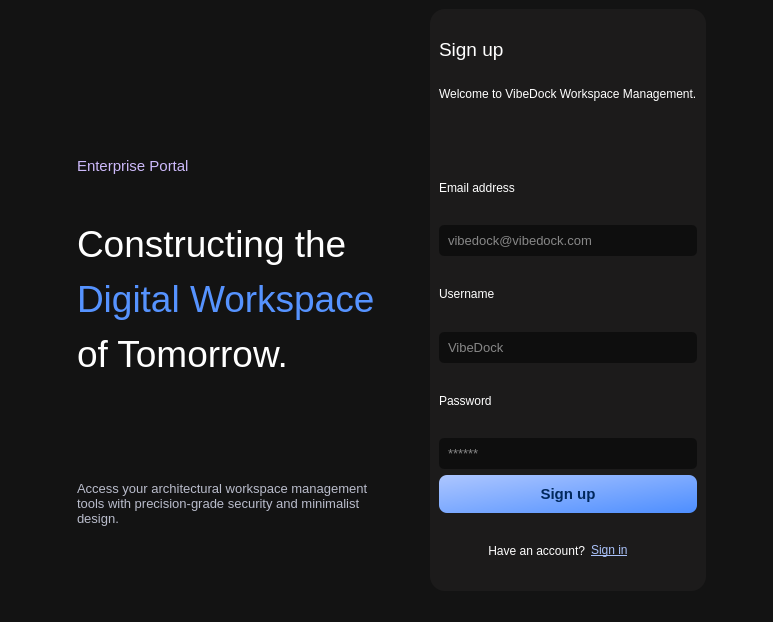
<?xml version="1.0" encoding="UTF-8"?>
<ui version="4.0">
 <class>MainWindow</class>
 <widget class="QMainWindow" name="MainWindow">
  <property name="geometry">
   <rect>
    <x>0</x>
    <y>0</y>
    <width>773</width>
    <height>622</height>
   </rect>
  </property>
  <property name="font">
   <font>
    <pointsize>10</pointsize>
   </font>
  </property>
  <property name="tabletTracking">
   <bool>false</bool>
  </property>
  <property name="windowTitle">
   <string>MainWindow</string>
  </property>
  <property name="styleSheet">
   <string notr="true">background-color: #131313;
color: white;</string>
  </property>
  <widget class="QWidget" name="centralwidget">
   <layout class="QHBoxLayout" name="horizontalLayout_3">
    <item>
     <spacer name="horizontalSpacer_3">
      <property name="orientation">
       <enum>Qt::Horizontal</enum>
      </property>
      <property name="sizeType">
       <enum>QSizePolicy::MinimumExpanding</enum>
      </property>
      <property name="sizeHint" stdset="0">
       <size>
        <width>40</width>
        <height>20</height>
       </size>
      </property>
     </spacer>
    </item>
    <item>
     <widget class="QWidget" name="widget_4" native="true">
      <layout class="QVBoxLayout" name="verticalLayout_2">
       <item>
        <widget class="QLabel" name="label">
         <property name="font">
          <font>
           <pointsize>11</pointsize>
          </font>
         </property>
         <property name="styleSheet">
          <string notr="true">color: #ccb9fa;</string>
         </property>
         <property name="text">
          <string>Enterprise Portal</string>
         </property>
         <property name="alignment">
          <set>Qt::AlignBottom|Qt::AlignLeading|Qt::AlignLeft</set>
         </property>
        </widget>
       </item>
       <item>
        <spacer name="verticalSpacer">
         <property name="orientation">
          <enum>Qt::Vertical</enum>
         </property>
         <property name="sizeType">
          <enum>QSizePolicy::Fixed</enum>
         </property>
         <property name="sizeHint" stdset="0">
          <size>
           <width>20</width>
           <height>40</height>
          </size>
         </property>
        </spacer>
       </item>
       <item>
        <widget class="QLabel" name="label_10">
         <property name="font">
          <font>
           <pointsize>28</pointsize>
          </font>
         </property>
         <property name="styleSheet">
          <string notr="true">color: qlineargradient(x1:0, y1:0, x2:1, y2:1, stop:0 #a4c1ff, stop:1 #5693ff);</string>
         </property>
         <property name="text">
          <string>&lt;html&gt;&lt;head/&gt;&lt;body&gt;&lt;p&gt;&lt;span style=&quot; color:#FFFFFF;&quot;&gt;Constructing the&lt;/span&gt;&lt;/p&gt;&lt;p&gt;&lt;span style=&quot; color:#5693ff;&quot;&gt;Digital Workspace&lt;/span&gt;&lt;/p&gt;&lt;p&gt;&lt;span style=&quot; color:#FFFFFF;&quot;&gt;of Tomorrow.&lt;/span&gt;&lt;/p&gt;&lt;/body&gt;&lt;/html&gt;</string>
         </property>
        </widget>
       </item>
       <item>
        <spacer name="verticalSpacer_2">
         <property name="orientation">
          <enum>Qt::Vertical</enum>
         </property>
         <property name="sizeType">
          <enum>QSizePolicy::Fixed</enum>
         </property>
         <property name="sizeHint" stdset="0">
          <size>
           <width>20</width>
           <height>40</height>
          </size>
         </property>
        </spacer>
       </item>
       <item>
        <widget class="QLabel" name="label_12">
         <property name="font">
          <font>
           <pointsize>10</pointsize>
          </font>
         </property>
         <property name="styleSheet">
          <string notr="true">color: #b9bccb;</string>
         </property>
         <property name="text">
          <string>Access your architectural workspace management tools with precision-grade security and minimalist design.</string>
         </property>
         <property name="wordWrap">
          <bool>true</bool>
         </property>
        </widget>
       </item>
      </layout>
     </widget>
    </item>
    <item>
     <spacer name="horizontalSpacer_2">
      <property name="orientation">
       <enum>Qt::Horizontal</enum>
      </property>
      <property name="sizeType">
       <enum>QSizePolicy::Fixed</enum>
      </property>
      <property name="sizeHint" stdset="0">
       <size>
        <width>40</width>
        <height>20</height>
       </size>
      </property>
     </spacer>
    </item>
    <item>
     <widget class="QWidget" name="widget" native="true">
      <property name="styleSheet">
       <string notr="true">background-color: #1c1b1b;
border: 1px;
border-radius: 15px;
</string>
      </property>
      <layout class="QVBoxLayout" name="verticalLayout">
       <item>
        <widget class="QLabel" name="label_5">
         <property name="font">
          <font>
           <pointsize>14</pointsize>
          </font>
         </property>
         <property name="styleSheet">
          <string notr="true">color: white;</string>
         </property>
         <property name="text">
          <string>Sign up</string>
         </property>
         <property name="alignment">
          <set>Qt::AlignLeading|Qt::AlignLeft|Qt::AlignVCenter</set>
         </property>
        </widget>
       </item>
       <item>
        <widget class="QLabel" name="label_6">
         <property name="styleSheet">
          <string notr="true">color: white;</string>
         </property>
         <property name="text">
          <string>Welcome to VibeDock Workspace Management.</string>
         </property>
         <property name="alignment">
          <set>Qt::AlignLeading|Qt::AlignLeft|Qt::AlignTop</set>
         </property>
        </widget>
       </item>
       <item>
        <widget class="QLabel" name="label_2">
         <property name="styleSheet">
          <string notr="true">color: white;</string>
         </property>
         <property name="text">
          <string>Email address</string>
         </property>
        </widget>
       </item>
       <item>
        <widget class="QLineEdit" name="lineEmail">
         <property name="font">
          <font>
           <pointsize>10</pointsize>
          </font>
         </property>
         <property name="styleSheet">
          <string notr="true">color: white;
background-color: #0e0e0e;
border-radius: 5;
padding: 7;</string>
         </property>
         <property name="text">
          <string/>
         </property>
         <property name="placeholderText">
          <string>vibedock@vibedock.com</string>
         </property>
        </widget>
       </item>
       <item>
        <widget class="QLabel" name="label_3">
         <property name="styleSheet">
          <string notr="true">color: white;</string>
         </property>
         <property name="text">
          <string>Username</string>
         </property>
        </widget>
       </item>
       <item>
        <widget class="QLineEdit" name="lineUsername">
         <property name="font">
          <font>
           <pointsize>10</pointsize>
          </font>
         </property>
         <property name="styleSheet">
          <string notr="true">color: white;
border-radius: 5;
background-color: #0e0e0e;
padding: 7;</string>
         </property>
         <property name="text">
          <string/>
         </property>
         <property name="placeholderText">
          <string>VibeDock</string>
         </property>
        </widget>
       </item>
       <item>
        <widget class="QLabel" name="label_4">
         <property name="tabletTracking">
          <bool>true</bool>
         </property>
         <property name="styleSheet">
          <string notr="true">color: white;</string>
         </property>
         <property name="text">
          <string>Password</string>
         </property>
        </widget>
       </item>
       <item>
        <widget class="QLineEdit" name="linePassword">
         <property name="font">
          <font>
           <pointsize>10</pointsize>
          </font>
         </property>
         <property name="styleSheet">
          <string notr="true">color: white;
border-radius: 5;
background-color: #0e0e0e;
padding: 7;</string>
         </property>
         <property name="text">
          <string/>
         </property>
         <property name="echoMode">
          <enum>QLineEdit::Password</enum>
         </property>
         <property name="placeholderText">
          <string>******</string>
         </property>
        </widget>
       </item>
       <item>
        <widget class="QPushButton" name="btnSignUp">
         <property name="font">
          <font>
           <pointsize>11</pointsize>
           <weight>75</weight>
           <italic>false</italic>
           <bold>true</bold>
           <strikeout>false</strikeout>
           <kerning>false</kerning>
          </font>
         </property>
         <property name="styleSheet">
          <string notr="true">QPushButton {
    background: qlineargradient(x1:0, y1:0, x2:1, y2:1, stop:0 #adc6ff, stop:1 #4d8eff);
    color: #00285d;
    font-weight: bold;
    border-radius: 8px;
    padding: 10px;
    border: none;
}

QPushButton:hover {
    background: qlineargradient(x1:0, y1:0, x2:1, y2:1, stop:0 #c2d5ff, stop:1 #66a1ff);
    color: #001a3d;
}

QPushButton:pressed {
    background: qlineargradient(x1:0, y1:0, x2:1, y2:1, stop:0 #8aa9ff, stop:1 #3b76e0);
    padding-left: 12px;
    padding-top: 12px;
}</string>
         </property>
         <property name="text">
          <string>Sign up</string>
         </property>
        </widget>
       </item>
       <item>
        <widget class="QWidget" name="widget_3" native="true">
         <layout class="QHBoxLayout" name="horizontalLayout_2">
          <item>
           <spacer name="horizontalSpacer">
            <property name="orientation">
             <enum>Qt::Horizontal</enum>
            </property>
            <property name="sizeType">
             <enum>QSizePolicy::Fixed</enum>
            </property>
            <property name="sizeHint" stdset="0">
             <size>
              <width>40</width>
              <height>20</height>
             </size>
            </property>
           </spacer>
          </item>
          <item>
           <widget class="QLabel" name="label_8">
            <property name="styleSheet">
             <string notr="true">color: white;</string>
            </property>
            <property name="text">
             <string>Have an account?</string>
            </property>
            <property name="alignment">
             <set>Qt::AlignRight|Qt::AlignTrailing|Qt::AlignVCenter</set>
            </property>
           </widget>
          </item>
          <item>
           <widget class="QPushButton" name="btnSignIn">
            <property name="font">
             <font>
              <underline>true</underline>
             </font>
            </property>
            <property name="tabletTracking">
             <bool>false</bool>
            </property>
            <property name="layoutDirection">
             <enum>Qt::LeftToRight</enum>
            </property>
            <property name="styleSheet">
             <string notr="true">background-color: #1c1b1b;
border-radius: 0;
color: #a9c1f9;
text-align: left;</string>
            </property>
            <property name="text">
             <string>Sign in</string>
            </property>
           </widget>
          </item>
         </layout>
        </widget>
       </item>
      </layout>
     </widget>
    </item>
    <item>
     <spacer name="horizontalSpacer_4">
      <property name="orientation">
       <enum>Qt::Horizontal</enum>
      </property>
      <property name="sizeType">
       <enum>QSizePolicy::MinimumExpanding</enum>
      </property>
      <property name="sizeHint" stdset="0">
       <size>
        <width>40</width>
        <height>20</height>
       </size>
      </property>
     </spacer>
    </item>
   </layout>
  </widget>
  <widget class="QMenuBar" name="menubar">
   <property name="geometry">
    <rect>
     <x>0</x>
     <y>0</y>
     <width>773</width>
     <height>21</height>
    </rect>
   </property>
  </widget>
  <widget class="QStatusBar" name="statusbar"/>
 </widget>
 <resources/>
 <connections/>
</ui>
